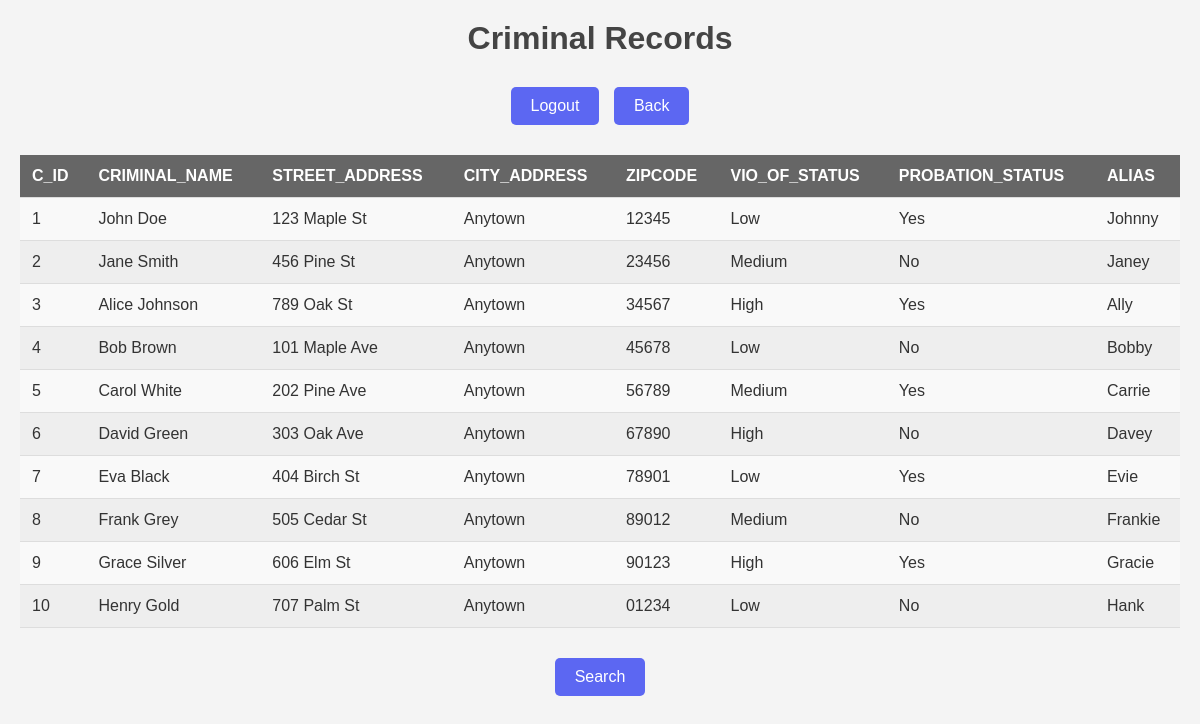
Screenshot of /criminal.php with the database file from the repository.
### tables this page shows
CREATE TABLE `criminal` (
  `C_id` int(11) NOT NULL,
  `criminal_name` varchar(255) DEFAULT NULL,
  `street_address` varchar(255) DEFAULT NULL,
  `city_address` varchar(255) DEFAULT NULL,
  `zipcode` varchar(20) DEFAULT NULL,
  `vio_of_status` varchar(100) DEFAULT NULL,
  `probation_status` varchar(100) DEFAULT NULL,
  `alias` varchar(255) DEFAULT NULL
);

### criminal.php (the view, shortened to what this page needs)
<!DOCTYPE html>
<html lang="en">
<head>
    <link rel="stylesheet" href="static/css/style.css">
</head>
<body>
    <h1>Criminal Records</h1>
    <button onclick="location.href='logout.php';">Logout</button>
    <button onclick="location.href='welcome.php';">Back</button>
    <?php
    include 'database.php';
    $sql = 'SELECT * FROM criminal';
    $stmt = $pdo->query($sql);
    echo "<table>";
    $row = $stmt->fetch(PDO::FETCH_ASSOC);
    echo "<tr>";
    foreach ($row as $key => $value) {
        echo "<th>$key</th>";
    }
    echo "</tr>";
    do {
        echo "<tr>";
        foreach ($row as $value) {
            echo "<td>$value</td>";
        }
        echo "</tr>";
    } while ($row = $stmt->fetch(PDO::FETCH_ASSOC));
    echo "</table>";
    ?>
    <button onclick="location.href='criminal_search.php';">Search</button>
</body>
</html>

### static/css/style.css (style rules this page uses)
body { font-family: 'Arial', sans-serif; background-color: #f4f4f4; color: #333; margin: 0; padding: 20px; text-align: center; }
h1, h2 { color: #444; margin: 0 0 20px 0; }
button { background-color: #5c67f2; color: white; border: none; padding: 10px 20px; margin: 10px 5px; border-radius: 5px; cursor: pointer; font-size: 16px; transition: background-color 0.3s ease; }
table { width: 100%; margin: 20px 0; border-collapse: collapse; }
th, td { padding: 12px; text-align: left; border-bottom: 1px solid #ddd; }
th { background-color: #666; color: white; text-transform: uppercase; }
tr:nth-child(even) { background-color: #f9f9f9; }
tr:nth-child(odd) { background-color: #eee; }

### rows the page displays
criminal: C_id "1", criminal_name "John Doe", street_address "123 Maple St", city_address "Anytown", zipcode "12345", vio_of_status "Low", probation_status "Yes", alias "Johnny"
criminal: C_id "2", criminal_name "Jane Smith", street_address "456 Pine St", city_address "Anytown", zipcode "23456", vio_of_status "Medium", probation_status "No", alias "Janey"
criminal: C_id "3", criminal_name "Alice Johnson", street_address "789 Oak St", city_address "Anytown", zipcode "34567", vio_of_status "High", probation_status "Yes", alias "Ally"
criminal: C_id "4", criminal_name "Bob Brown", street_address "101 Maple Ave", city_address "Anytown", zipcode "45678", vio_of_status "Low", probation_status "No", alias "Bobby"
criminal: C_id "5", criminal_name "Carol White", street_address "202 Pine Ave", city_address "Anytown", zipcode "56789", vio_of_status "Medium", probation_status "Yes", alias "Carrie"
criminal: C_id "6", criminal_name "David Green", street_address "303 Oak Ave", city_address "Anytown", zipcode "67890", vio_of_status "High", probation_status "No", alias "Davey"
criminal: C_id "7", criminal_name "Eva Black", street_address "404 Birch St", city_address "Anytown", zipcode "78901", vio_of_status "Low", probation_status "Yes", alias "Evie"
criminal: C_id "8", criminal_name "Frank Grey", street_address "505 Cedar St", city_address "Anytown", zipcode "89012", vio_of_status "Medium", probation_status "No", alias "Frankie"
criminal: C_id "9", criminal_name "Grace Silver", street_address "606 Elm St", city_address "Anytown", zipcode "90123", vio_of_status "High", probation_status "Yes", alias "Gracie"
criminal: C_id "10", criminal_name "Henry Gold", street_address "707 Palm St", city_address "Anytown", zipcode "01234", vio_of_status "Low", probation_status "No", alias "Hank"

### other values shown
$key "C_ID"
$key "CRIMINAL_NAME"
$key "STREET_ADDRESS"
$key "CITY_ADDRESS"
$key "ZIPCODE"
$key "VIO_OF_STATUS"
$key "PROBATION_STATUS"
$key "ALIAS"
